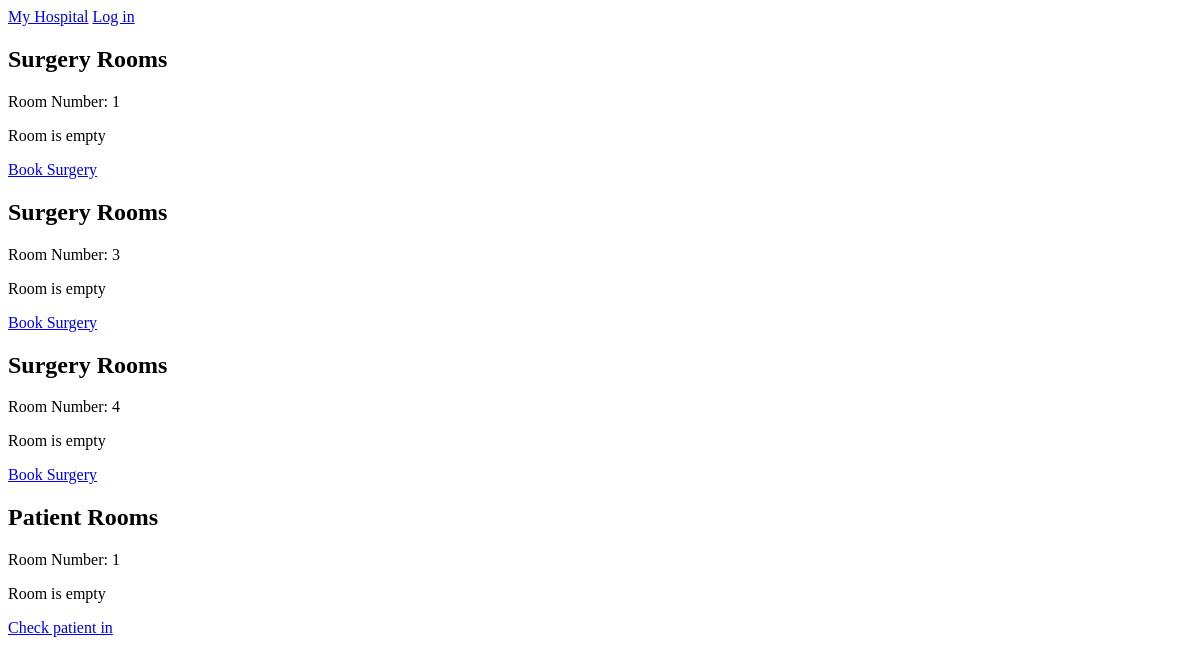
The app's page /rooms/, older data.
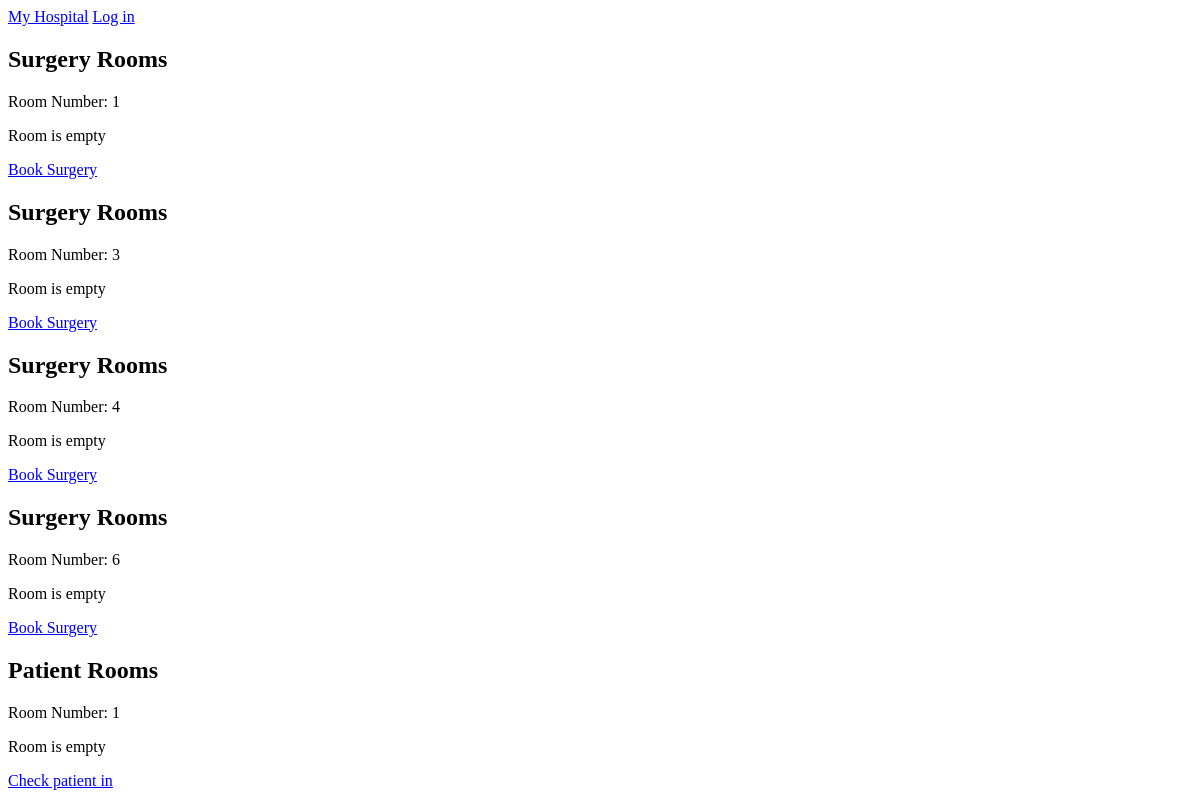
The same page, newer data.
### hospital/models.py (models this page shows)
class Room(models.Model):
    room_number = models.BigIntegerField(unique=True)
    is_occupied = models.BooleanField(default='0')
    class Meta:
        abstract = True

class SurgeryRoom(Room):
    equipment = models.ManyToManyField(Equipment, blank=True, null=True)
    surgery = models.ForeignKey(Surgery, on_delete=models.CASCADE, related_name='surgery', null=True)

class PatientRoom(Room):
    price = models.DecimalField(default=0.0, decimal_places=2, max_digits=100)
    patient = models.ForeignKey(Patient, on_delete=models.CASCADE, related_name='patient', null=True)
    nurse = models.ForeignKey(Nurses, on_delete=models.CASCADE, related_name='nurse', null=True)

### hospital/views.py (the view)
# urls.py: url(r'^rooms/$', views.rooms_list, name='rooms'),
def rooms_list(request):
    hospital = get_object_or_404(Hospital, id=1)
    patient_rooms = hospital.patient_rooms.all()
    surgery_rooms = hospital.surgery_rooms.all()
    return render(request, 'hospital/list_all_rooms.html',
                  {'surgery_rooms': surgery_rooms, 'patient_rooms': patient_rooms})

### hospital/templates/hospital/list_all_rooms.html
{% extends "hospital/base.html" %}
{% block content %}
    {% for sr in surgery_rooms %}
        <h2 class="title_rooms">Surgery Rooms</h2>
        <div class="container_room">
            <p>Room Number: {{sr.room_number}}</p>
            {% if not sr.is_occupied %}
                <p>Room is empty</p>
                <a href="{% url 'hospital:book_surgery' sr.id %}">Book Surgery</a>
            {% else %}
                <p>Doctor: {{sr.surgery.doctor_incharge.lastName}}, {{sr.surgery.doctor_incharge.firstName}}</p>
                <p>Patient: {{sr.surgery.patient.lastName}}, {{sr.surgery.patient.firstName}}</p>
                <a href="{% url 'hospital:check_out_surgery' sr.id %}">Check out surgery room</a>
            {% endif %}
        </div>
    {% endfor %}
    {% for room in patient_rooms %}
        <h2 class="title_rooms">Patient Rooms</h2>
        <div class="container_room">
            <p>Room Number: {{room.room_number}}</p>
            {% if not room.is_occupied %}
                <p>Room is empty</p>
                <a href="{% url 'hospital:patient_check_in' room.id %}">Check patient in</a>
            {% else %}
                <p>Patient: {{room.patient.lastName}}, {{room.patient.firstName}}</p>
                <p> Nurse: {{room.nurse.lastName}}, {{room.nurse.firstName}}</p>
                <a href="{% url 'hospital:patient_check_out' room.id %}">Check out patient room</a>
            {% endif %}
        </div>
    {% endfor %}
{% endblock %}

Row changes from the older to the newer data that the page shows:
added SurgeryRoom: room_number "6", is_occupied "Room is empty"
